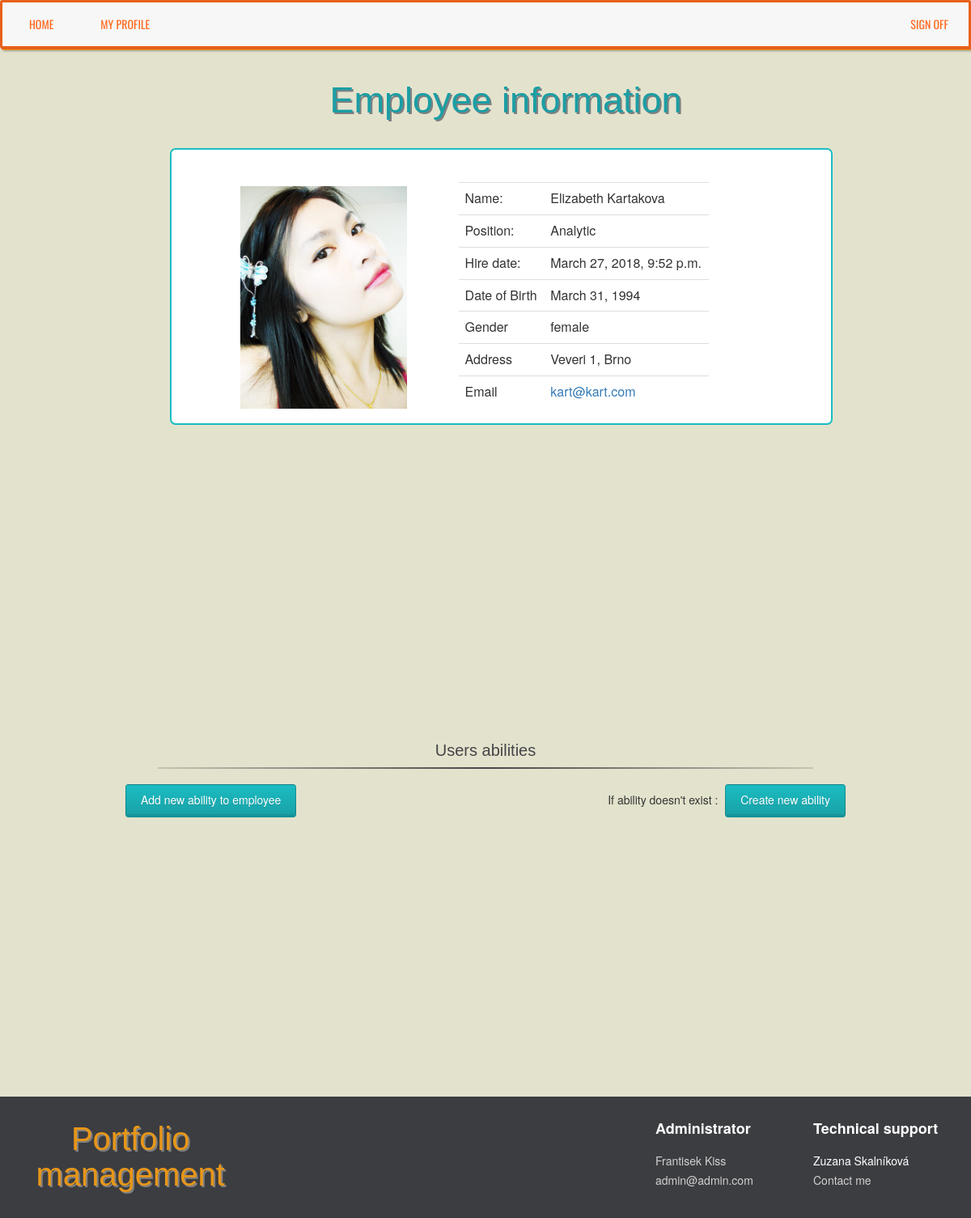
Before: /dp/employee/4 (signed in) with the older database file.
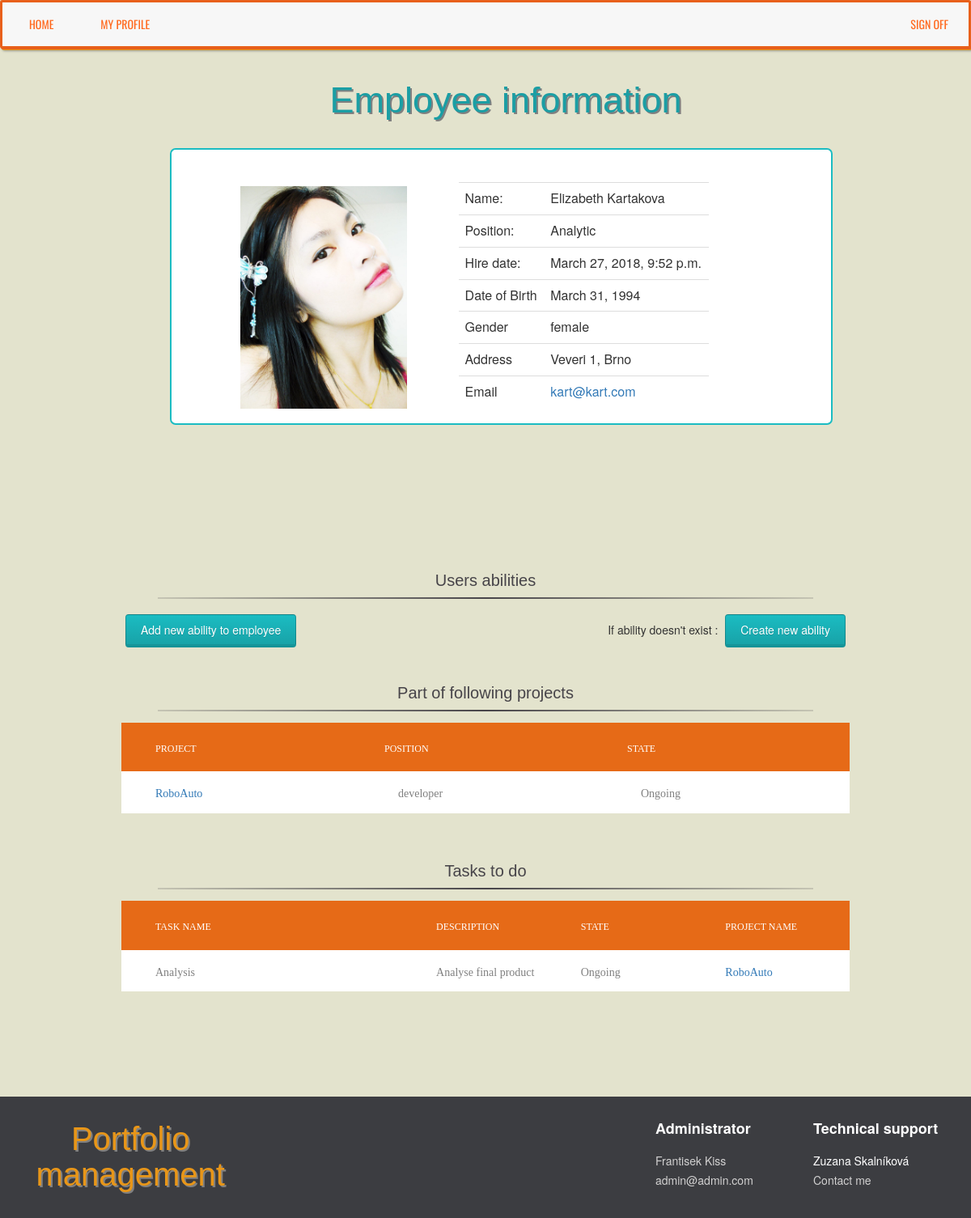
After: the same page with the newer database file.
### dp/models.py (models this page shows, shortened)
class ProjectMember(models.Model):
    class Meta:
        unique_together = (('project', 'member'),)
    project = models.ForeignKey(Project, on_delete=models.CASCADE)
    member = models.ForeignKey(Employee, on_delete=models.CASCADE)
    position = models.CharField(max_length=200, null=True)

class Project(models.Model):
    portfolio = models.ForeignKey(Portfolio, on_delete=models.SET_NULL, null=True, blank=True)
    project_name = models.TextField()
    description = models.CharField(max_length=200)
    plan_budget = models.DecimalField(max_digits=15, decimal_places=2, null=True, blank=True)
    used_budget = models.DecimalField(max_digits=15, decimal_places=2, default=0)
    manhours = models.DecimalField(max_digits=15, decimal_places=0, null=True, blank=True)
    pub_date = models.DateTimeField (auto_now_add=True)
    start_date = models.DateField ('date of start', null=True, blank=True)
    deadline = models.DateField ('date of deadline', null=True, blank=True)
    possible_income = models.DecimalField(max_digits=15, decimal_places=2, null=True, blank=True)
    complexity = models.CharField(max_length=1, choices=COMPLEXITY_VALUES, null=True)
    type = models.CharField(max_length=1, choices=TYPE_VALUES, null=True)
    urgency = models.CharField(max_length=1, choices=PRIORITY_VALUES, null=True)
    importance = models.CharField(max_length=1, choices=PRIORITY_VALUES, null=True)
    STATE_VALUES = (
        ('1', 'Planned'),
        ('2', 'Ongoing'),
        ('3', 'Finished'),
        ('4', 'Interrupted'),
        ('5', 'Stopped'),
    )
    state = models.CharField(max_length=1, choices=STATE_VALUES, default=1)
    progress = models.DecimalField(max_digits=3, decimal_places=2, default=0,
                                   validators=[MaxValueValidator(1.00), MinValueValidator(0.00)])
    project_manager = models.ForeignKey(Employee, on_delete=models.SET_NULL, null=True, blank=True)

class AssignedTask(models.Model):
    class Meta:
        unique_together = (('employee', 'task'),)
    employee = models.ForeignKey(Employee, on_delete=models.CASCADE, blank=True, null=True)
    task = models.ForeignKey(Task, on_delete=models.CASCADE)

class Task(models.Model):
    in_project= models.ForeignKey(Project, on_delete=models.CASCADE)
    name = models.CharField(max_length=50, null=True)
    description = models.CharField(max_length=200, null=True)
    deadline = models.DateField('date of deadline', null=True, blank=True)
    pub_date = models.DateTimeField(auto_now_add=True)
    start_date = models.DateField('date of start', null=True, blank=True)
    progress = models.DecimalField(max_digits=3, decimal_places=2, default=0,
                                   validators=[MaxValueValidator(1.00), MinValueValidator(0.00)])
    STATE_VALUES = (
        ('1', 'Planned'),
        ('2', 'Ongoing'),
        ('3', 'Finished'),
        ('4', 'Interrupted')
    )
    state = models.CharField(max_length=1, choices=STATE_VALUES, default=1)

### dp/views.py (the view)
# urls.py: path('employee/<int:employee_id>', views.employee_detail, name='employee_detail'),
@login_required
def employee_detail(request, employee_id):
    employee = get_object_or_404(Employee, pk=employee_id)
    abilities = MemberAbility.objects.filter(member_id=employee_id)
    ability_count = abilities.count()
    proj_count = employee.projectmember_set.count()
    task_count = employee.assignedtask_set.count()
    return render(request, 'dp/employee_detail.html',
                  {'employee': employee, 'ability_count': ability_count, 'proj_count': proj_count,
                   'task_count': task_count, 'error_message': "You didn't select a choice."})

### dp/templatetags/extratags.py (called while the page is built)
@register.simple_tag(takes_context=True)
def add_admin_to_context(context):
    admin_info = {}
    admin = Employee.objects.get(position = 'Administrator')
    admin_info['id'] = admin.id
    admin_info['first_name'] = admin.user.first_name
    admin_info['last_name'] = admin.user.last_name
    admin_info['email'] = admin.user.email
    context.dicts[0]["admin_info"] = admin_info
    return ''

### templates/dp/employee_detail.html (shortened to what the changed rows need)
{% extends "dp/base.html" %}
{% load static %}
{% block title %}
    <h1>Employee information</h1>
{% endblock %}
{% block cssblock %}
    <link rel="stylesheet" type="text/css" href="{% static 'dp/css/index.css' %}"/>
{% endblock %}
{% block content %}
    <div class="ability">
        <div class="container-table100 ">
            <div class="wrap-table100">
                {% if user.is_superuser and not user.employee.id == employee.id or user.employee.position == "manager" and not user.employee.id == employee.id %}
                    <div class="ttl">
                        <h2>Users abilities</h2>
                    </div>
                {% endif %}
                {% if employee.projectmember_set.all %}
                    <br>
                    <br>
                    <div class="ttl">
                        <h2>Part of following projects</h2>
                        <span class="sexy_line"></span>
                    </div>
                    <div class="table100 ver1 m-b-110">
                        <table id="proj">
                            <thead>
                            <tr class="row100 head">
                                <th class="column100 column1" data-column="column1">Project</th>
                                <th class="column100 column2" data-column="column2">Position</th>
                                <th class="column100 column2" data-column="column2">State</th>
                            </tr>
                            </thead>
                            <tbody>
                            <ul>
                                {% for projectmember in employee.projectmember_set.all %}
                                    {% if projectmember.project.state == '5' or projectmember.project.state == '3' %}
                                        <tr class="row100" style="opacity: 0.5">
                                            {% else %}
                                        <tr class="row100">
                                    {% endif %}
                                <td class="column100 column1" data-column="column1">
                                    <a href="{% url 'dp:project_detail' projectmember.project_id %}">{{ projectmember.project.project_name }}</a>
                                </td>
                                <td class="column100 column1" data-column="column1">
                                    {{ projectmember.position }}
                                </td>
                                <td class="column100 column1" data-column="column1">
                                    {{ projectmember.project.get_state_display }}
                                </td>
                                </tr>
                                {% endfor %}
                            </ul>
                            </tbody>
                        </table>
                    </div>
                {% endif %}
                {% if employee.assignedtask_set.all %}
                    {% if user.is_superuser or user.employee.id == employee.id or user.employee.position == "manager" %}
                        <br>
                        <br>
                        <div class="ttl">
                            <h2>Tasks to do</h2>
                            <span class="sexy_line"></span>
                        </div>
                        <div class="table100 ver1 m-b-110">
                            <table id="task">
                                <thead>
                                <tr class="row100 head">
                                    <th class="column100 column1" data-column="column1">Task name</th>
                                    <th class="column100 column2" data-column="column2">Description</th>
                                    <th class="column100 column3" data-column="column3">State</th>
                                    <th class="column100 column4" data-column="column4">Project name</th>
                                </tr>
                                </thead>
                                <tbody>
                                <ul>
                                    {% for asstask in employee.assignedtask_set.all %}
                                        {% if asstask.task.state != '3' %}
                                            <tr class="row100">
                                                <td class="column100 column1" data-column="column1">
                                                    {{ asstask.task.name }}
                                                </td>
                                                <td class="column100 column2" data-column="column2">
                                                    {{ asstask.task.description }}
                                                </td>
                                                <td class="column100 column3" data-column="column3">
                                                    {{ asstask.task.get_state_display }}
                                                </td>
                                                <td class="column100 column4" data-column="column4">
                                                    <a href="{% url 'dp:project_detail' asstask.task.in_project_id %}">{{ asstask.task.in_project.project_name }}</a>
                                                </td>
                                            </tr>
                                        {% endif %}
                                    {% endfor %}
                                </ul>
                                </tbody>
                            </table>
                        </div>
                    {% endif %}
                {% endif %}
            </div>
        </div>
    </div>
{% endblock %}

Changed rows visible on the page:
added ProjectMember: project.project_name "RoboAuto", position "developer", project.state "Ongoing"
added AssignedTask: task.name "Analysis", task.description "Analyse final product", task.state "Ongoing", task.in_project.project_name "RoboAuto"
Other visible differences:
text now shown: "Part of following projects PROJECT POSITION STATE Tasks to do TASK NAME DESCRIPTION STATE PROJECT NAME"
